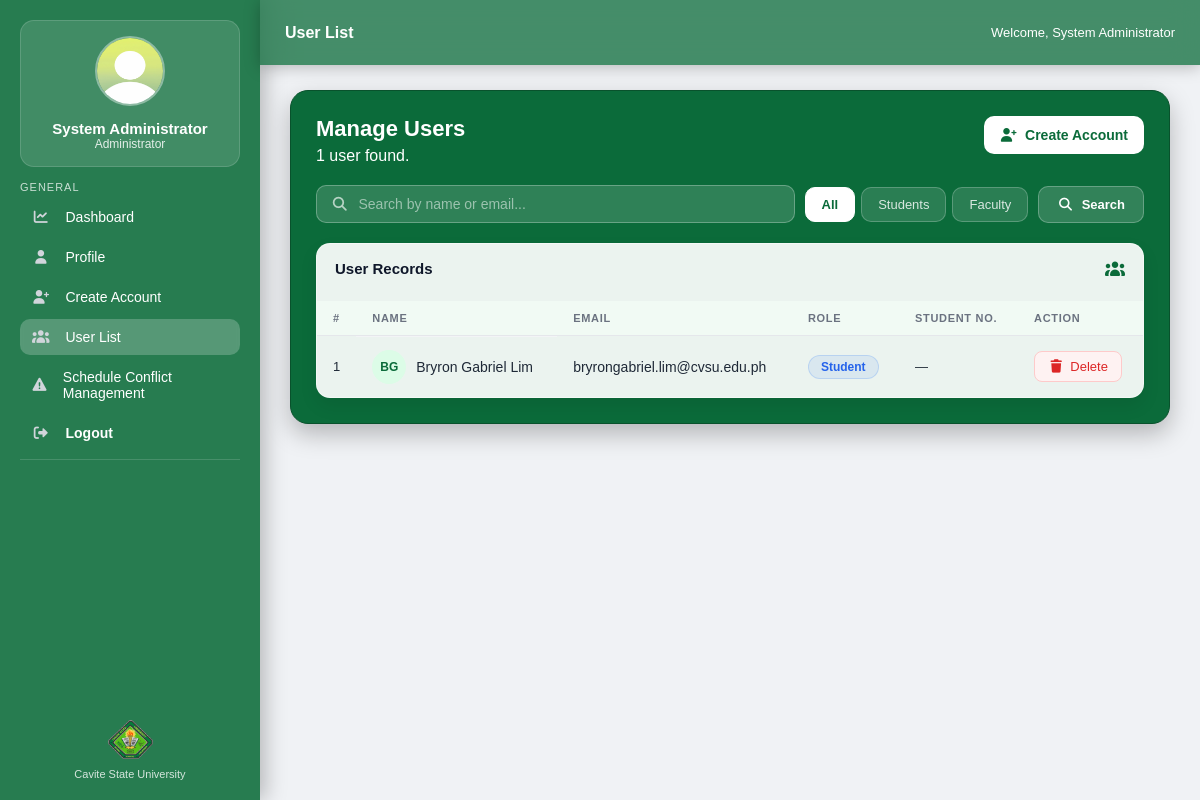
Page /php/user_list.php (signed in) on the committed database.
### tables this page shows
CREATE TABLE `users` (
  `user_id` int(11) NOT NULL,
  `fullname` varchar(255) NOT NULL,
  `email` varchar(255) NOT NULL,
  `password` varchar(255) NOT NULL,
  `role` enum('student','faculty','admin') NOT NULL,
  `profile_picture` varchar(255) DEFAULT NULL
);

### php/user_list.php (the view, shortened to what this page needs)
<?php
include("../includes/db.php");
$admin_id = (int) $_SESSION['user_id'];
$detect = mysqli_query($conn, "SELECT role FROM users WHERE role IN ('professor','faculty') LIMIT 1");
$detected = mysqli_fetch_assoc($detect);
$faculty_role = $detected['role'] ?? 'professor';
$filter_role  = $_GET['role'] ?? 'all';
$search_query = trim($_GET['search'] ?? '');
$sql = "
SELECT
    users.user_id, users.fullname, users.email, users.role, users.profile_picture,
    students.student_number, students.program,
    faculties.department
FROM users
LEFT JOIN students  ON users.user_id = students.user_id
LEFT JOIN faculties ON users.user_id = faculties.user_id
WHERE users.role != 'admin'
";
$sql .= " ORDER BY users.role ASC, users.fullname ASC";
$stmt = mysqli_prepare($conn, $sql);
mysqli_stmt_execute($stmt);
$result = mysqli_stmt_get_result($stmt);
$users = [];
while ($row = mysqli_fetch_assoc($result)) $users[] = $row;
$admin_stmt = mysqli_prepare($conn, "SELECT fullname, profile_picture FROM users WHERE user_id = ?");
mysqli_stmt_bind_param($admin_stmt, "i", $admin_id);
mysqli_stmt_execute($admin_stmt);
$admin_data = mysqli_fetch_assoc(mysqli_stmt_get_result($admin_stmt));
$default_image   = "../media/images.jpg";
$profile_picture = $default_image;
function e(string $v): string { return htmlspecialchars($v, ENT_QUOTES, 'UTF-8'); }
?>
<!DOCTYPE html>
<html lang="en">
<head>
    <link rel="stylesheet" href="../css/studentDashBoard.css">
    <link rel="stylesheet" href="../css/user_list.css">
    <link rel="stylesheet" href="../fonts/css/all.min.css">
</head>
<body>
<div class="sidebar">
    <div>
        <div class="profile">
            <img src="<?php echo e($profile_picture); ?>" alt="Profile Picture">
            <h3><?php echo e($admin_data['fullname']); ?></h3>
            <p>Administrator</p>
        </div>
        <div class="section-title">GENERAL</div>
        <div class="nav">
            <a href="admindashboard.php"><i class="fa-solid fa-chart-line"></i> Dashboard</a>
            <a href="adminprofile.php"><i class="fa-solid fa-user"></i> Profile</a>
            <a href="create_account.php"><i class="fa-solid fa-user-plus"></i> Create Account</a>
            <a class="active" href="user_list.php"><i class="fa-solid fa-users"></i> User List</a>
            <a href="schedule_conflicts.php"><i class="fa-solid fa-triangle-exclamation"></i> Schedule Conflict Management</a>
            <a href="logout.php" class="logout-btn"><i class="fa-solid fa-right-from-bracket"></i> Logout</a>
        </div>
        <div class="divider"></div>
    </div>
    <div class="sidebar-footer">
        <img src="../media/cvsulogo.png" alt="CvSU Logo">
        <p>Cavite State University</p>
    </div>
</div>
<div class="header">
    <h2>User List</h2>
    <div class="user-box">Welcome, <?php echo e($admin_data['fullname']); ?></div>
</div>
<div class="main">
<div class="dashboard-container admin-dashboard">
    <div class="admin-dashboard-heading">
        <div>
            <h3>Manage Users</h3>
            <?php echo count($users); ?> user<?php echo count($users) !== 1 ? 's' : ''; ?> found.</p>
        </div>
        <a href="create_account.php" class="admin-action-btn">
            <i class="fa-solid fa-user-plus"></i> Create Account
        </a>
    </div>
    <form class="mu-filters" method="GET" action="user_list.php">
        <div class="mu-search">
            <i class="fa-solid fa-magnifying-glass"></i>
            <input type="text" name="search" placeholder="Search by name or email..."
                   value="<?php echo e($search_query); ?>">
        </div>
        <div class="mu-role-tabs">
            <a href="user_list.php?role=all<?php echo $search_query ? '&search='.urlencode($search_query) : ''; ?>"
               class="role-tab <?php echo $filter_role === 'all' ? 'active' : ''; ?>">All</a>
            <a href="user_list.php?role=student<?php echo $search_query ? '&search='.urlencode($search_query) : ''; ?>"
               class="role-tab <?php echo $filter_role === 'student' ? 'active' : ''; ?>">Students</a>
            <a href="user_list.php?role=<?php echo e($faculty_role); ?><?php echo $search_query ? '&search='.urlencode($search_query) : ''; ?>"
               class="role-tab <?php echo $filter_role === $faculty_role ? 'active' : ''; ?>">Faculty</a>
        </div>
        <button type="submit" class="mu-search-btn">
            <i class="fa-solid fa-magnifying-glass"></i> Search
        </button>
    </form>
    <div class="admin-panel" style="padding: 0; overflow: hidden;">
        <div class="admin-panel-header" style="padding: 16px 18px 14px;">
            <h4>User Records</h4>
            <i class="fa-solid fa-users"></i>
        </div>
        <div class="mu-table-wrap">
            <?php if (empty($users)): ?>
                <div class="mu-empty">
                    <i class="fa-solid fa-users-slash"></i>
                    <p>No users found.</p>
                </div>
            <?php else: ?>
            <table class="mu-table">
                <thead>
                    <tr>
                        <th>#</th>
                        <th>Name</th>
                        <th>Email</th>
                        <th>Role</th>
                        <th>Student No.</th>
                        <th>Action</th>
                    </tr>
                </thead>
                <tbody>
                <?php foreach ($users as $i => $user): ?>
                    <tr id="row-<?php echo (int)$user['user_id']; ?>">
                        <td class="td-num"><?php echo $i + 1; ?></td>
                        <td class="td-name">
                            <div class="user-avatar">
                                <?php
                                $words    = explode(' ', trim($user['fullname']));
                                $initials = strtoupper(
                                    ($words[0][0] ?? '') . ($words[1][0] ?? '')
                                );
                                echo e($initials);
                                ?>
                            </div>
                            <span><?php echo e($user['fullname']); ?></span>
                        </td>
                        <td><?php echo e($user['email']); ?></td>
                        <td>
                            <span class="role-badge role-<?php echo e($user['role']); ?>">
                                <?php echo ucfirst(e($user['role'])); ?>
                            </span>
                        </td>
                        <td class="td-details">
                            <?php if ($user['role'] === 'student'): ?>
                                <?php echo e($user['student_number'] ?? '—'); ?>
                            <?php else: ?>
                                —
                            <?php endif; ?>
                        </td>
                        <td>
                            <button class="delete-btn"
                                onclick="confirmDelete(<?php echo (int)$user['user_id']; ?>, '<?php echo e(addslashes($user['fullname'])); ?>')">
                                <i class="fa-solid fa-trash"></i> Delete
                            </button>
                        </td>
                    </tr>
                <?php endforeach; ?>
                </tbody>
            </table>
            <?php endif; ?>
        </div>
    </div>
</div>
</div>
</body>
</html>

### css/studentDashBoard.css (style rules this page uses)
* { margin:0; padding:0; box-sizing:border-box; font-family:Arial, sans-serif; }
body { display:flex; min-height:100vh; overflow-x:hidden; background:whitesmoke; background-size:cover; background-position:center; color:#eaf5ef; }
.sidebar { width:260px; min-width:260px; background:rgba(11,107,58,0.88); backdrop-filter:blur(14px); color:white; padding:20px; display:flex; flex-direction:column; justify-content:space-between; box-shadow:5px 0 20px rgba(0,0,0,0.25); z-index:1000; position:relative; }
.profile { background:rgba(255,255,255,0.12); padding:15px; border-radius:14px; text-align:center; margin-bottom:14px; border:1px solid rgba(255,255,255,0.15); }
.profile img { width:70px; height:70px; border-radius:50%; margin-bottom:10px; border:2px solid rgba(255,255,255,0.4); }
.profile h3 { font-size:15px; }
.profile p { font-size:12px; opacity:0.85; }
.section-title { font-size:11px; letter-spacing:1px; opacity:0.75; margin:14px 0 6px; }
.nav { display:flex; flex-direction:column; gap:4px; }
.nav a { color:white; text-decoration:none; padding:10px 12px; border-radius:10px; font-size:14px; display:flex; gap:8px; align-items:center; transition:0.25s; margin:0; }
.active { background:rgba(255,255,255,0.22); }
.divider { height:1px; background:rgba(255,255,255,0.15); margin:8px 0; }
.sidebar-footer { text-align:center; padding-top:10px; }
.sidebar-footer img { width:45px; margin-bottom:5px; }
.sidebar-footer p { font-size:11px; opacity:0.8; }
.header { position:fixed; z-index:1000; top:0; left:260px; right:0; height:65px; background:rgba(11,107,58,0.75); backdrop-filter:blur(14px); display:flex; align-items:center; justify-content:space-between; padding:0 25px; box-shadow:0 2px 15px rgba(0,0,0,0.25); }
.header h2 { font-size:16px; color:white; }
.user-box { font-size:13px; color:white; }
.main { flex:1; padding:90px 30px 30px; animation:fadeIn 0.35s ease-out; will-change:transform, opacity; }
.dashboard-container { background:#0b6b3a; color:white; border-radius:18px; padding:25px; border:1px solid #09522c; box-shadow:0 10px 25px rgba(0,0,0,0.25); }
.logout-btn { color: #ff4d4d; font-weight: bold; }
.nav a i { margin-right: 8px; color: #d1d5db; }

### rows in the picture
users: fullname "System Administrator"
users: fullname "BG", fullname "Bryron Gabriel Lim", email "bryrongabriel.lim@cvsu.edu.ph", role "Student", student_number "—"

### other values in the picture
count($users) "1"
